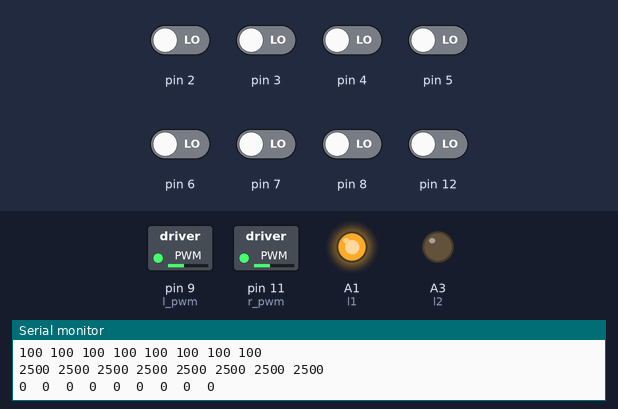
The sketch below on a simulated Arduino Uno, built with avr-gcc and run on an emulated ATmega328P. On the bench: switched loads named in the sketch (green lamp = pin HIGH), output pins drawn as LEDs (lit = HIGH), the last lines printed to the serial monitor. Dashed ring = blinking. Inputs (shaded band) come from the test bench; at power-on: pin 2–8, pin 12 LOW. Pins used as bus, display or sensor lines are not drawn.

Above: at 12.7 s.
12.8 s: pin 4 driven HIGH and pin 7 driven HIGH
At 12.96 s:
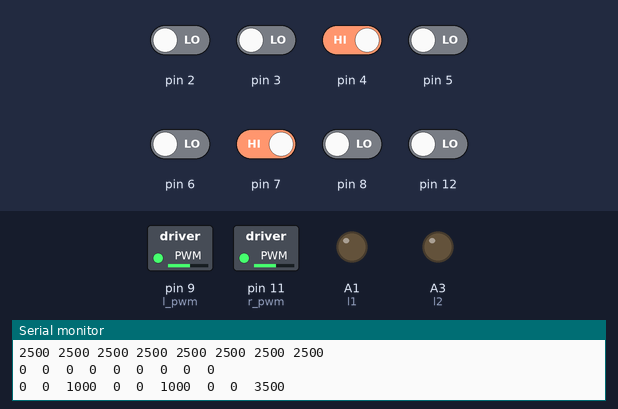
15.8 s: pin 5 driven HIGH
At 16.6 s:
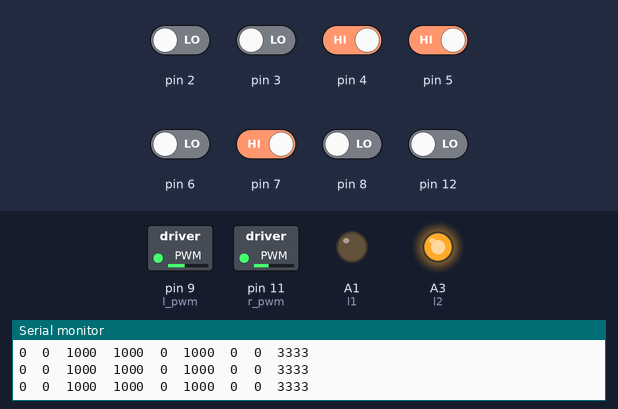
17.4 s: pin 4 driven LOW
At 17.66 s:
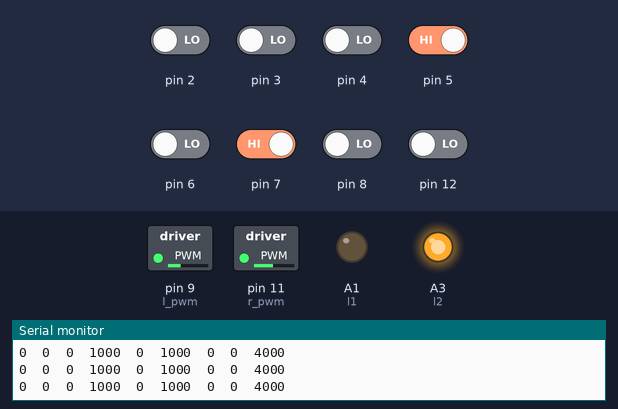
18.9 s: pin 2 driven HIGH
At 19.9 s:
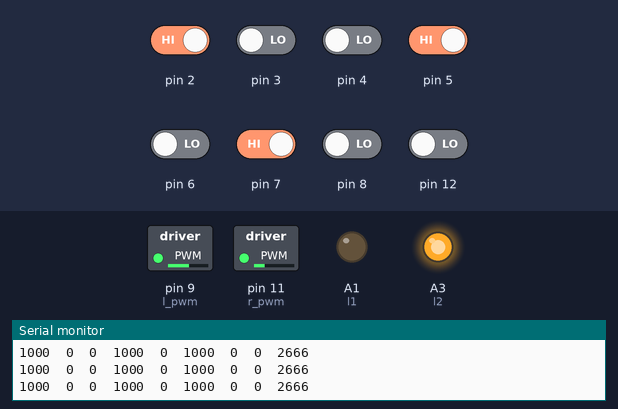
20.4 s: pin 6 driven HIGH
At 20.95 s:
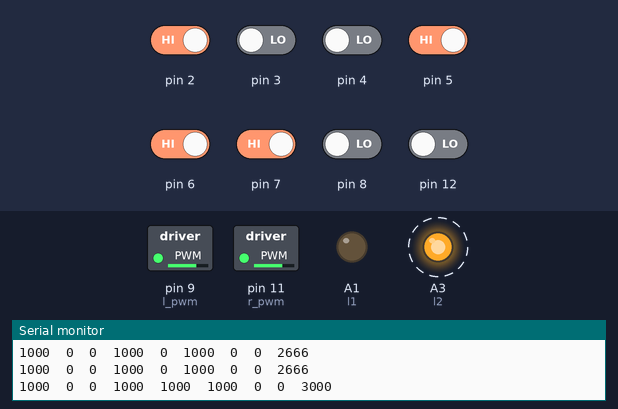
23.4 s: pin 12 driven HIGH
At 24.63 s:
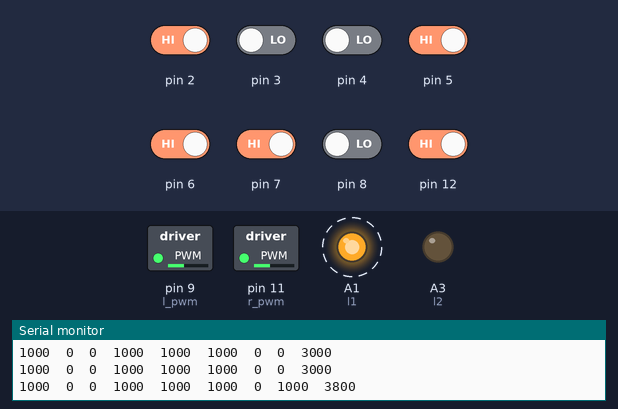
Timing chart, 0 to 27.4 s (numbered marks = the images above; inputs shaded):
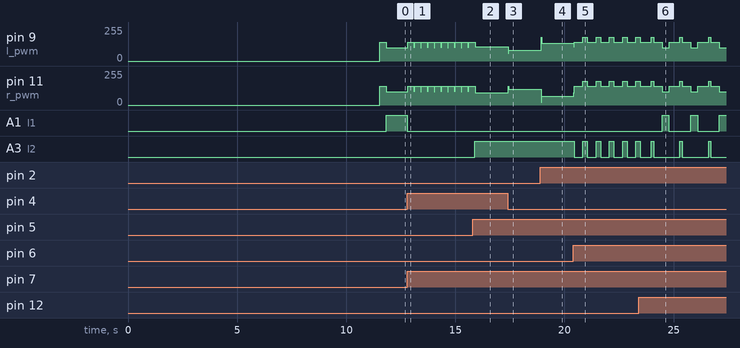

Measured:
- after the input at 12.8 s, pin 9 (l_pwm), pin 11 (r_pwm): alternates 140/255 for 0.30 s and 100/255 for 0.01 s, starting at once; A1 (l1): HIGH → LOW at once
- after the input at 15.8 s, A3 (l2): LOW → HIGH after 0.10 s
- after the input at 17.4 s, pin 9 (l_pwm): 106/255 → 80/255 at once, → 79/255 0.47 s later; pin 11 (r_pwm): 93/255 → 119/255 at once, → 120/255 0.47 s later
- after the input at 18.9 s, pin 9 (l_pwm): 79/255 → 133/255 at once; pin 11 (r_pwm): 120/255 → 66/255 at once
- after the input at 20.4 s, pin 9 (l_pwm): 133/255 → 108/255 at once, then repeats every 0.61 s: 140/255 0.40 s, 180/255 0.21 s; pin 11 (r_pwm): 66/255 → 91/255 at once, then repeats every 0.61 s: 140/255 0.40 s, 180/255 0.21 s; A3 (l2): alternates HIGH for 0.21 s and LOW for 0.40 s, starting after 0.05 s
- after the input at 23.4 s, A1 (l1): alternates HIGH for 0.31 s and LOW for 1.0 s, starting after 1.1 s

The sketch:

LINE-FOLLOWING-BOT.ino
```cpp
#include <QTRSensors.h>                       // IMPORTING THE QTR SENSORS LIBRARY TO WORK WITH POLOLU SENSOR


#define NUM_SENSORS   8                       // number of sensors used
#define TIMEOUT       2500                    // waits for 2500 microseconds for sensor outputs to go low
#define EMITTER_PIN   QTR_NO_EMITTER_PIN      // emitter is controlled by digital pin 2
#define l1 A1
#define l2 A3
#define r1 A0
#define r2 A2
#define r_pwm 11
#define l_pwm 9
#define w 300
#define b 500
QTRSensorsRC qtrrc((unsigned char[]) {2, 3, 4, 5, 6, 7, 8, 12},    // sensors 0 through 7 are connected to digital pins 2 through 8 and 12, respectively
NUM_SENSORS, TIMEOUT, EMITTER_PIN);
unsigned int a[NUM_SENSORS], position;
// INITIALISING OUR VALUES
float desired_value = 3500, last_error = 0, integral = 0,kp,ki,kd,leftmotor_speed=100,rightmotor_speed=100,error=0,derivative=0,output=0;

// STARTING OUR SETUP
void setup()
{
  delay(500);
  pinMode(l1,OUTPUT);   //right motor
  pinMode(l2,OUTPUT);   //right motor
  pinMode(r1,OUTPUT);   //left motor
  pinMode(r2,OUTPUT);   //left motor
  pinMode(l_pwm,OUTPUT);//left pwm pin
  pinMode(r_pwm,OUTPUT);//right pwm pin

  digitalWrite(13, HIGH);     // turn on Arduino's LED to indicate we are in calibration mode
  for (int i = 0; i < 400; i++)  // make the calibration take about 10 seconds
  {
    qtrrc.calibrate();        // reads all sensors 10 times at 2500 us per read (i.e. ~25 ms per call)
  }
  digitalWrite(13, LOW);      // turn off Arduino's LED to indicate we are through with calibration

  // print the calibration minimum values measured when emitters were on
  Serial.begin(9600);
  for (int i = 0; i < NUM_SENSORS; i++)
  {
    Serial.print(qtrrc.calibratedMinimumOn[i]);
    Serial.print(' ');
  }
  Serial.println();

  // print the calibration maximum values measured when emitters were on
  for (int i = 0; i < NUM_SENSORS; i++)
  {
    Serial.print(qtrrc.calibratedMaximumOn[i]);
    Serial.print(' ');
  }
  Serial.println();
  Serial.println();
  delay(1000);
  unsigned int position = qtrrc.readLine(a);

}


void move_straight1()            // CALIBERATED STRAIGHT LINE MOTION
{
    digitalWrite(l1,LOW);
    digitalWrite(l2,HIGH);
    digitalWrite(r1,LOW);
    digitalWrite(r2,HIGH);

    //analogWrite(l_pwm,150);
    //analogWrite(r_pwm,150);

    analogWrite(l_pwm,leftmotor_speed+output);
    analogWrite(r_pwm,rightmotor_speed-output);
}

 void move_straight2 ()          // NORMAL STRAIGHT LINE MOTION
 {
    digitalWrite(l1,LOW);
    digitalWrite(l2,HIGH);
    digitalWrite(r1,LOW);
    digitalWrite(r2,HIGH);

    analogWrite(l_pwm,180);
    analogWrite(r_pwm,180);

    //analogWrite(l_pwm,leftmotor_speed+output);
    //analogWrite(r_pwm,rightmotor_speed-output);
 }
 void move_right()
 {
    digitalWrite(l1, LOW);
    digitalWrite(l2, HIGH);
    digitalWrite(r1, HIGH);
    digitalWrite(r2, LOW);

    analogWrite(r_pwm,100);
    analogWrite(l_pwm,100);
 }
 void move_left(){
    digitalWrite(l1, HIGH);
    digitalWrite(l2, LOW);
    digitalWrite(r1, LOW);
    digitalWrite(r2, HIGH);
    analogWrite(r_pwm,100);
    analogWrite(l_pwm,100);
 }
 void stop1(){
    digitalWrite(l1, LOW);
    digitalWrite(l2, LOW);
    digitalWrite(r1, LOW);
    digitalWrite(r2, LOW);
    analogWrite(r_pwm,140);
    analogWrite(l_pwm,140);
}
 void reverse(){
    digitalWrite(l1, HIGH);
    digitalWrite(l2, LOW);
    digitalWrite(r1, LOW);
    digitalWrite(r2, HIGH);
    analogWrite(r_pwm,80);
    analogWrite(l_pwm,80);
 }
 void loop()
{

  position = qtrrc.readLine(a);

  // 1000 means minimum reflectance, followed by the line position
  for (unsigned char i = 0; i < NUM_SENSORS; i++)
  {
    Serial.print(a[i]);
    Serial.print('\t');
  }

  //Serial.println(); // uncomment this line if you are using raw values
  Serial.println(position);

  if((((a[7]>b)||((a[6]>b)&&(a[5]>b)))&&((a[3]>b)&&(a[4]>b))&&(a[0]<w)))                   //for left turn cases
  {
  stop1();
  delay(500);
  move_straight2();
  delay(400);
  move_left();
  //delay(250);

    position = qtrrc.readLine(a);

    while(!(((a[0]<w)&&(a[1]<w))&&(((a[2]>b)||(a[3]>b))&&((a[5])>b||(a[4]>b)))&&((a[7]<w)||(a[6]<w))))
    {
      move_left();
      position = qtrrc.readLine(a);
     }
  }
  if(((a[0]>b)||(a[1]>b))&&((a[3]>b)&&(a[4]>b))&&(a[7]<w))                                 //for right turn cases
  {
    stop1();
    delay(400);
    move_straight2();
    delay(200);
    if(((a[7]<w)&&(a[6]<w))&&((a[3]<w)&&(a[4]<w))&&((a[0]<w)&&(a[1]<w)))                   //for only right
    {
    move_right();
    //delay(150);

       position = qtrrc.readLine(a);

       while(!(((a[7]<w)||(a[6]<w))&&((a[3]>b)&&(a[4]>b))&&((a[0]<w)||(a[1]<w))))
       {
        move_right();
        position = qtrrc.readLine(a);
       }
    }
    else if((a[7]<w)&&((a[3]>b)&&(a[4]>b))&&(a[0]<w))                                     //for both straight and right
    {
      move_straight1();
      position = qtrrc.readLine(a);
    }
  }
  if((a[7]<w)&&(a[3]<w)&&(a[4]<w)&&(a[0]<w))                                              //for reverse
  {
    stop1();
    delay(300);
    move_left();
    //delay(600);

        position = qtrrc.readLine(a);

        while(!(((a[0]<w)&&(a[1]<w))&&(((a[2]>b)||(a[3]>b))&&((a[5])>b||(a[4]>b)))&&((a[7]<w)&&(a[6]<w))))
        {
          move_left();

          position = qtrrc.readLine(a);
        }
  }
  if((a[7]>b)&&(a[5]>b)&&(a[3]>b)&&(a[0]>b))                                             //for different cases
  {
    stop1();
    delay(500);
    move_straight2();
    delay(100);
    if((a[7]<w)&&(a[3]<w)&&(a[4]<w)&&(a[0]<w))                                           // for T junction
    {
      stop1();
      delay(400);
      move_left();
      delay(300);

      position = qtrrc.readLine(a);
    while(!(((a[7]<w)||(a[6]<w))&&((a[3]>b)&&(a[4]>b))&&((a[0]<w)||(a[1]<w))))
    {
      move_left();
      position = qtrrc.readLine(a);
     }
    }
    else if(((a[7]<w)||(a[6]<w))&&((a[3]>b)&&(a[4]>b))&&((a[0]<w)||(a[1]<w)))           // for + junction
    {
      stop1();
      delay(400);
      move_left();
      delay(300);

      position = qtrrc.readLine(a);

    while(!(((a[7]<w)||(a[6]<w))&&((a[3]>b)&&(a[4]>b))&&((a[0]<w)||(a[1]<w))))
    {
      move_left();
      position = qtrrc.readLine(a);
     }
    }
     else                                                                               // for end point
    {
      stop1();
      delay(200);
    }
  }


  kp = 0.040;
  kd = 0.034;
  ki = 0.000001;
  position = qtrrc.readLine(a);

  error = desired_value - position;
  derivative = error - last_error;
  integral = error + integral;

  output = kp * error + ki * integral + kd * derivative;

  last_error=error;

 move_straight1();
}
```
